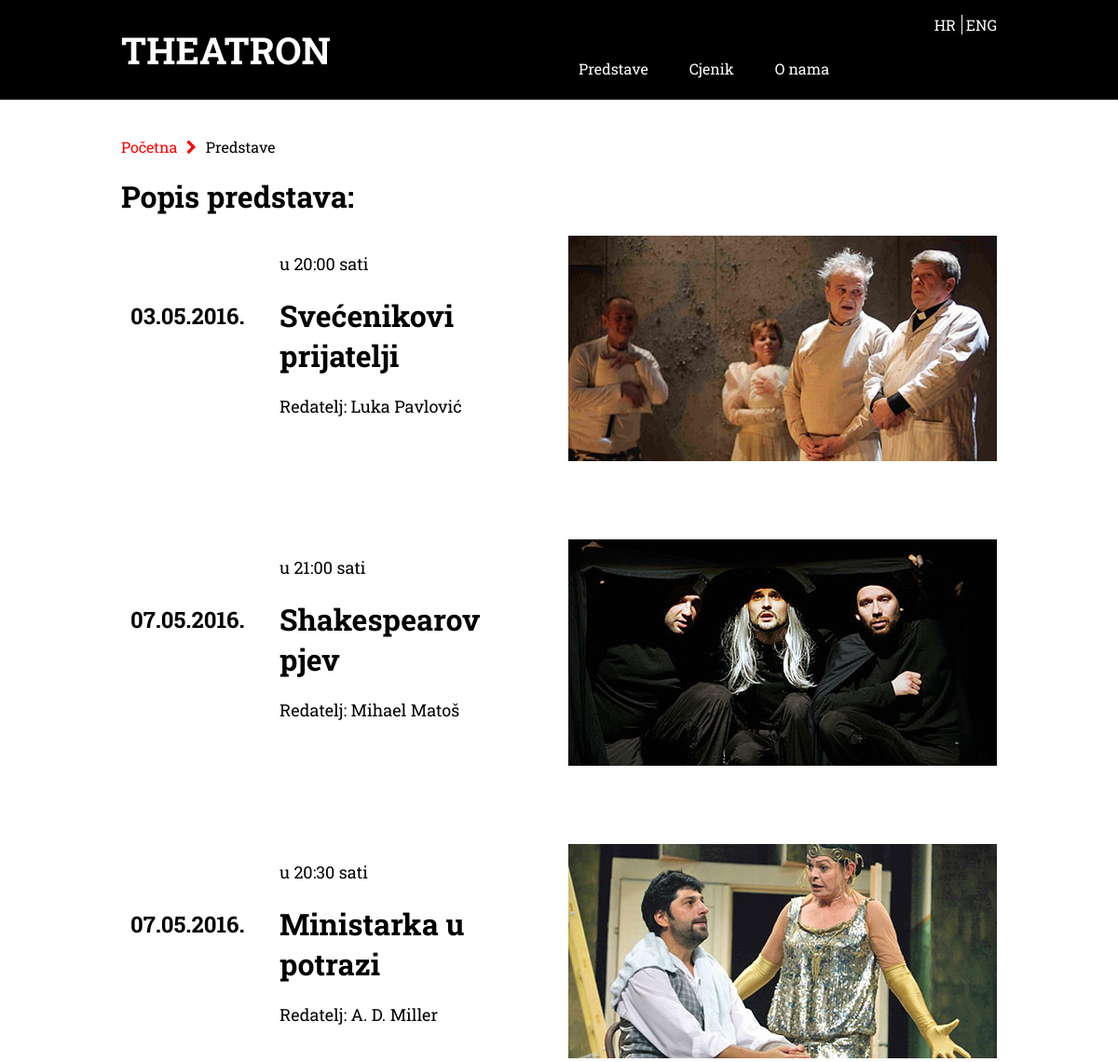
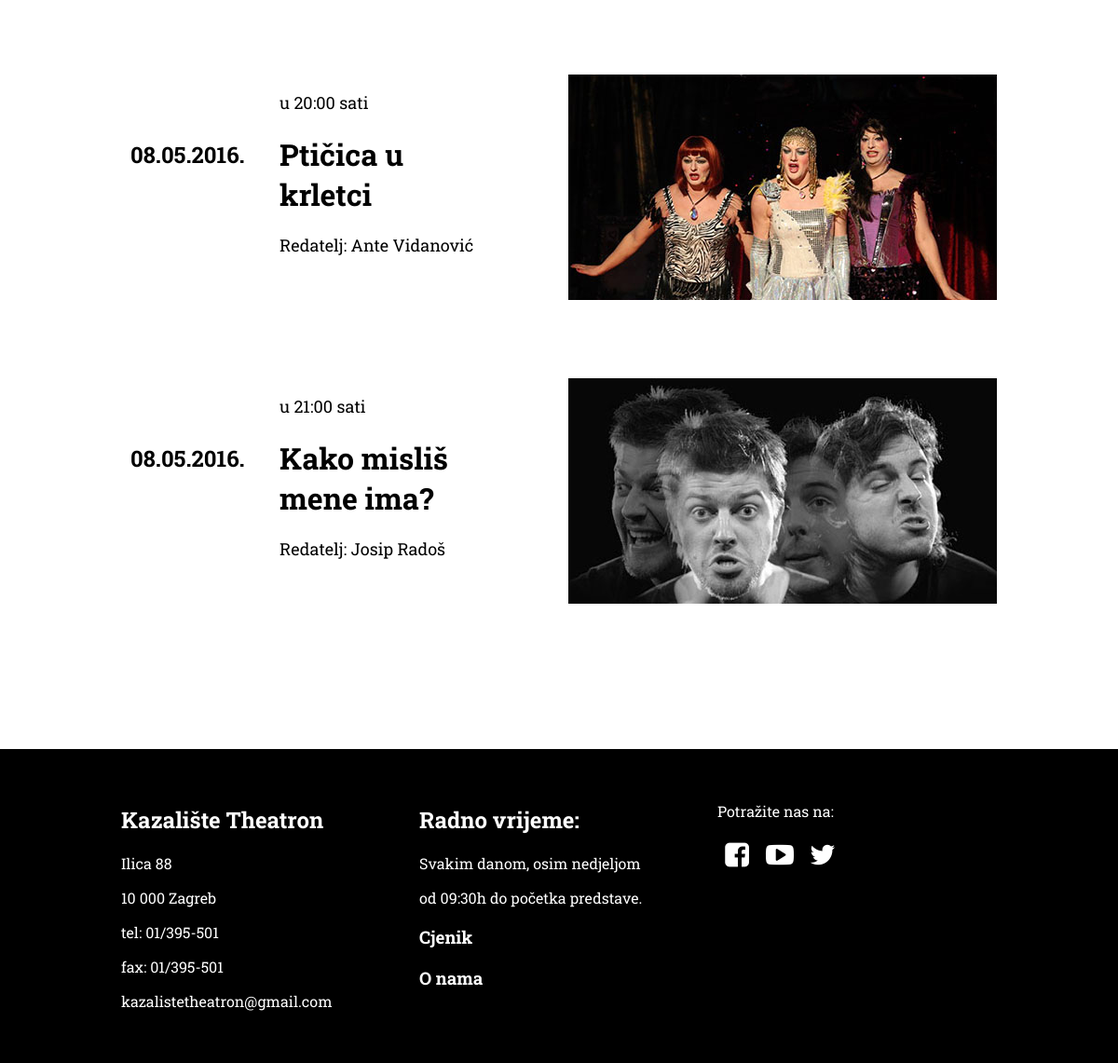
The app's page /kazaliste/predstave.php with its own data (2 pictures, top to bottom).
### tables this page shows
CREATE TABLE `predstave` (
  `id` int(11) NOT NULL,
  `naslov` varchar(255) NOT NULL,
  `oPredstavi` text NOT NULL,
  `datum` varchar(255) NOT NULL,
  `sati` varchar(255) NOT NULL,
  `cijena` float NOT NULL,
  `idRedatelja` int(11) NOT NULL
);

CREATE TABLE `redatelj` (
  `id` int(11) NOT NULL,
  `ime` varchar(255) NOT NULL,
  `prezime` varchar(255) NOT NULL
);

CREATE TABLE `slike` (
  `id` int(11) NOT NULL,
  `idPredstave` int(11) NOT NULL,
  `slika140` varchar(255) NOT NULL,
  `slika300` varchar(255) NOT NULL,
  `slika400` varchar(255) NOT NULL,
  `slika460` varchar(255) NOT NULL,
  `slika460x350` varchar(255) NOT NULL
);

### kazaliste/predstave.php (the view, shortened to what this page needs)
<!DOCTYPE html>
<html>
   <head>
      <link rel="stylesheet" href="css/normalize.css" />
      <link rel="stylesheet" href="css/grid.css" />
      <link rel="stylesheet" href="css/stil.css" />
      <link rel="stylesheet" href="fonts/css/fontello.css"/>
   </head>
   <body>
      <header class="site-header">
         <div class="row">
            <div class="column column-4">
               <h1 class="logo"><a href="index.php">THEATRON</a></h1>
            </div>
            <div class="column column-6">
               <nav class="main-navigation">
                  <ul>
                     <li><a href="predstave.php">Predstave</a></li>
                     <li><a href="cjenik.php">Cjenik</a></li>
                     <li><a href="onama.html">O nama</a></li>
                  </ul>
               </nav>
            </div>
            <div class="column column-2">
               <div class="lang">
                  <li>
                     <ul>
                  <li><a href="#">HR</a></li>
                  <li><a href="eng/predstave_eng.php">ENG </a></li>
                  </li>
               </div>
            </div>
         </div>
      </header>
      <section class="introPredstave">
         <div class="row">
            <div class="column column-12 navigiraj">
               <a href="index.php">Početna <i class="icon-right-open"></i></a> Predstave
            </div>
            <div class="column column-12">
               <h1>Popis predstava:</h1>
            </div>
         </div>
      </section>
      <section class="introPredstave">
         <?php
            $dbc= mysqli_connect('localhost', 'root','root', 'theatron') or die('Error connecting to MySQL.');
            $query= "SELECT predstave.id, slike.slika460, predstave.naslov, predstave.datum,
                     predstave.sati, redatelj.ime, redatelj.prezime
                     from predstave
                     join redatelj on redatelj.id=predstave.idRedatelja
                     join slike on predstave.id=slike.idPredstave limit 5";
            $result= mysqli_query($dbc, $query) or die("Error quering database");
            while($row = mysqli_fetch_array($result)){
            echo ' <div class="row">
            <div class="column column-6">
            <div class="date column column-2">
            <h2> ' . $row['datum'] .'</h2>
            </div>
            <div class="predstaveLink column column-3">
            <p>u ' . $row['sati'] .' sati</p>
            <h1><a href="opredstavi.php?id='. $row[0] .'">' .$row['naslov'] .'</a></h1>
            <p>Redatelj: ' . $row['ime'] . ' '. $row['prezime'] . '</p>
            </div>
            </div>
            <div class="slika column column-6">
            <a href="opredstavi.php?id=' .$row[0] . '"> <img src="' .$row[1] . '" alt=""></a>
            </div>
            </div> <br><br><br><br> ';
            }
            ?>
      </section>
      <br><br><br><br>
      <footer class="site-footer">
         <div class="row">
            <div class="column column-4">
               <h2>Kazalište Theatron</h2>
               <p>Ilica 88</p>
               <p>10 000 Zagreb</p>
               <p>tel: 01/395-501</p>
               <p>fax: 01/395-501</p>
               <p>kazalistetheatron@gmail.com</p>
            </div>
            <div class="column column-4">
               <h2>Radno vrijeme:</h2>
               <p>Svakim danom, osim nedjeljom</p>
               <p>od 09:30h do početka predstave.</p>
               <h3><a href="cjenik.php">Cjenik</a></h3>
               <h3><a href="onama.html">O nama</a></h3>
            </div>
            <div class="ikone column column-4">
               <p>Potražite nas na:</p>
               <p><a href="#"><i class="icon-facebook-squared"></i></a>
                  <a href="#"><i class="icon-youtube-play"></i></a>
                  <a href="#"><i class="icon-twitter"></i></a>
               </p>
            </div>
         </div>
      </footer>
   </body>
</html>

### kazaliste/css/grid.css (style rules this page uses)
.row:before, .row:after, .column:before, .column:after, .cf:before, .cf:after { content: " "; display: table; }
.row:after, .column:after, .cf:after { clear: both; }
.column-2 { width: 140px; }
.column-3 { width: 220px; }
.column-4 { width: 300px; }
.column-6 { width: 460px; }
.column-12 { width: 940px; }
.column { margin: 0 10px; float: left; }
.row { width: 960px; margin: 0 auto; }

### kazaliste/css/stil.css (style rules this page uses)
.column img { float: left; margin-right: 20px; }
.logo { font-size: 40px; }
.site-header { background-color: black; width:100%; font-family: 'Roboto Slab', serif; }
.site-header a { text-decoration: none; color:white; font-family: 'Roboto Slab', serif; }
.site-header h1 { color:white; }
.main-navigation { margin-top:22px; float:right; margin-left:20px; }
.main-navigation ul { margin: 0 auto; padding:0; margin-top:21px; }
.main-navigation li { display:inline-block; font-size: 16px; color:white; }
.main-navigation a { padding:20px; display: block; text-decoration: none; color:white; }
.lang { float:right; }
.lang li { display:inline-block; }
.lang ul li:first-child { padding-right:6px; border-right: 1px solid white; }
.site-footer { padding:40px 0; background-color: black; color:white; font-family: 'Roboto Slab', serif; }
.site-footer a { text-decoration: none; color:white; }
.ikone i { font-size: 30px; }
.ikone a { color:white; }
.navigiraj { padding-top:40px; }
.navigiraj a { text-decoration: none; font-size:1em; color:red; }
.body-onama, .cjenik, .popusti, .introPredstave, .oPredstaviDetails, .main, .glumci { font-family: 'Roboto Slab', serif; }
.date { margin-top:50px; }
.introPredstave a { text-decoration: none; }
.predstaveLink a { color:black; }
.predstaveLink>p { font-size:18px; }

### records on screen
predstave: datum "03.05.2016.", sati "20:00", naslov "Svećenikovi prijatelji", redatelj.ime "Luka", redatelj.prezime "Pavlović", slike.slika460 (picture)
predstave: datum "07.05.2016.", sati "21:00", naslov "Shakespearov pjev", redatelj.ime "Mihael", redatelj.prezime "Matoš", slike.slika460 (picture)
predstave: datum "07.05.2016.", sati "20:30", naslov "Ministarka u potrazi", redatelj.ime "A. D.", redatelj.prezime "Miller", slike.slika460 (picture)
predstave: datum "08.05.2016.", sati "20:00", naslov "Ptičica u krletci", redatelj.ime "Ante", redatelj.prezime "Vidanović", slike.slika460 (picture)
predstave: datum "08.05.2016.", sati "21:00", naslov "Kako misliš mene ima?", redatelj.ime "Josip", redatelj.prezime "Radoš", slike.slika460 (picture)
